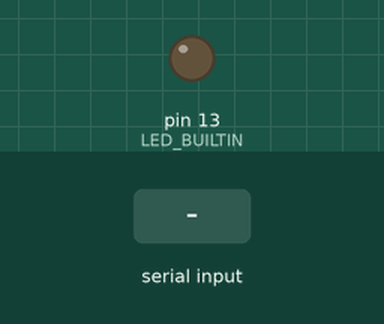
A sketch run on a simulated Arduino Uno, built with avr-gcc and run on an emulated ATmega328P. Shown: output pins drawn as LEDs (lit = HIGH). The inputs (shaded band) are chosen by the test bench.

Above: at 1.2 s.
1.3 s: "90,45\n" received over Serial
At 2.4 s:
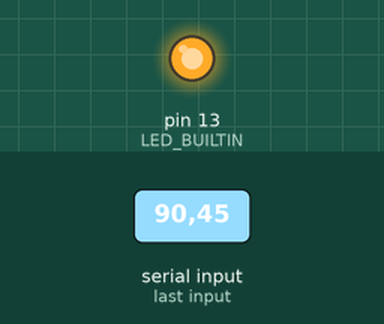
2.8 s: "0\n" received over Serial
At 3.5 s:
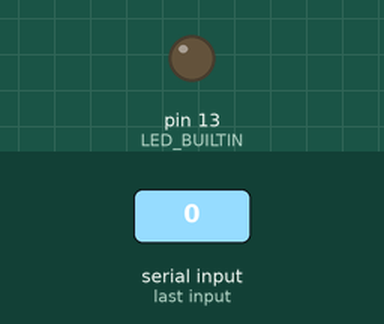
4.3 s: "30,150\n" received over Serial
At 4.7 s:
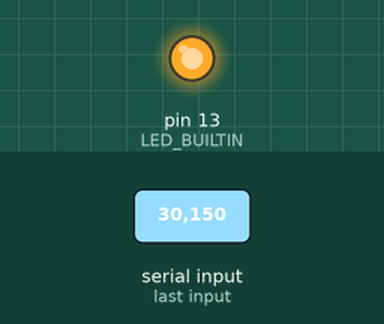
Timing chart, 0 to 7.3 s (numbered marks = the images above; inputs shaded):
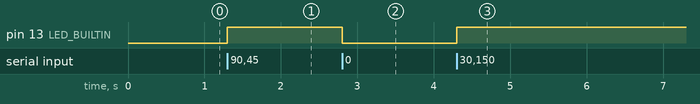

Measured:
- after the input at 1.3 s, pin 13 (LED_BUILTIN): LOW → HIGH at once
- after the input at 2.8 s, pin 13 (LED_BUILTIN): HIGH → LOW at once
- after the input at 4.3 s, pin 13 (LED_BUILTIN): LOW → HIGH at once

The sketch:

test_01.ino
```cpp
int x;

void setup() {
  Serial.begin(115200);
  Serial.setTimeout(1);
  pinMode(LED_BUILTIN, OUTPUT);
}

void  loop() {
  while (!Serial.available());
  x = Serial.readString().toInt();
  if(x==0){
    digitalWrite(LED_BUILTIN, LOW);
  }
  else{
    digitalWrite(LED_BUILTIN, HIGH);
  }


  //Serial.print(x + 1);
}

// void setup()
// {
//   pinMode(LED_BUILTIN, OUTPUT);
// }

// void loop()
// {
//   digitalWrite(LED_BUILTIN, HIGH);
//   delay(1000); // Wait for 1000 millisecond(s)
//   digitalWrite(LED_BUILTIN, LOW);
//   delay(1000); // Wait for 1000 millisecond(s)
// }
```
